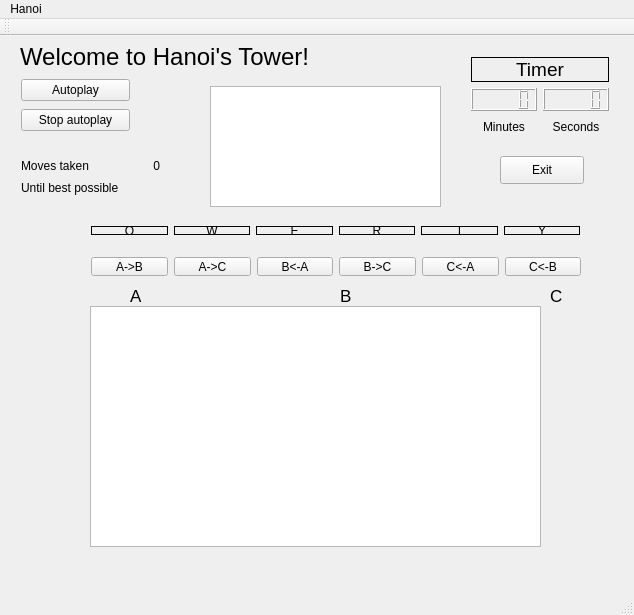
<?xml version="1.0" encoding="UTF-8"?>
<ui version="4.0">
 <class>MainWindow</class>
 <widget class="QMainWindow" name="MainWindow">
  <property name="geometry">
   <rect>
    <x>0</x>
    <y>0</y>
    <width>634</width>
    <height>615</height>
   </rect>
  </property>
  <property name="windowTitle">
   <string>MainWindow</string>
  </property>
  <widget class="QWidget" name="centralWidget">
   <widget class="QWidget" name="horizontalLayoutWidget">
    <property name="geometry">
     <rect>
      <x>80</x>
      <y>210</y>
      <width>512</width>
      <height>41</height>
     </rect>
    </property>
    <layout class="QHBoxLayout" name="horizontalLayout">
     <item>
      <widget class="QPushButton" name="push_button_ab">
       <property name="text">
        <string>A-&gt;B</string>
       </property>
      </widget>
     </item>
     <item>
      <widget class="QPushButton" name="push_button_ac">
       <property name="text">
        <string>A-&gt;C</string>
       </property>
      </widget>
     </item>
     <item>
      <widget class="QPushButton" name="push_button_ba">
       <property name="text">
        <string>B&lt;-A</string>
       </property>
      </widget>
     </item>
     <item>
      <widget class="QPushButton" name="push_button_bc">
       <property name="text">
        <string>B-&gt;C</string>
       </property>
      </widget>
     </item>
     <item>
      <widget class="QPushButton" name="push_button_ca">
       <property name="text">
        <string>C&lt;-A</string>
       </property>
      </widget>
     </item>
     <item>
      <widget class="QPushButton" name="push_button_cb">
       <property name="text">
        <string>C&lt;-B</string>
       </property>
      </widget>
     </item>
    </layout>
   </widget>
   <widget class="QGraphicsView" name="graphicsView">
    <property name="geometry">
     <rect>
      <x>90</x>
      <y>270</y>
      <width>451</width>
      <height>241</height>
     </rect>
    </property>
   </widget>
   <widget class="QWidget" name="gridLayoutWidget">
    <property name="geometry">
     <rect>
      <x>460</x>
      <y>10</y>
      <width>160</width>
      <height>101</height>
     </rect>
    </property>
    <layout class="QGridLayout" name="gridLayout">
     <item row="1" column="0">
      <widget class="QLCDNumber" name="lcd_number_minutes"/>
     </item>
     <item row="1" column="1">
      <widget class="QLCDNumber" name="lcd_number_seconds"/>
     </item>
     <item row="2" column="0">
      <widget class="QLabel" name="label_minutes">
       <property name="text">
        <string>Minutes</string>
       </property>
       <property name="alignment">
        <set>Qt::AlignCenter</set>
       </property>
      </widget>
     </item>
     <item row="2" column="1">
      <widget class="QLabel" name="label_seconds">
       <property name="text">
        <string>Seconds</string>
       </property>
       <property name="alignment">
        <set>Qt::AlignCenter</set>
       </property>
      </widget>
     </item>
     <item row="0" column="0" colspan="2">
      <widget class="QLabel" name="label_timer">
       <property name="font">
        <font>
         <pointsize>14</pointsize>
        </font>
       </property>
       <property name="frameShape">
        <enum>QFrame::Box</enum>
       </property>
       <property name="text">
        <string>Timer</string>
       </property>
       <property name="alignment">
        <set>Qt::AlignCenter</set>
       </property>
      </widget>
     </item>
    </layout>
   </widget>
   <widget class="QLabel" name="label_header">
    <property name="geometry">
     <rect>
      <x>20</x>
      <y>10</y>
      <width>361</width>
      <height>21</height>
     </rect>
    </property>
    <property name="font">
     <font>
      <pointsize>18</pointsize>
     </font>
    </property>
    <property name="text">
     <string>Welcome to Hanoi's Tower!</string>
    </property>
   </widget>
   <widget class="QLabel" name="label_A">
    <property name="geometry">
     <rect>
      <x>130</x>
      <y>250</y>
      <width>16</width>
      <height>20</height>
     </rect>
    </property>
    <property name="font">
     <font>
      <pointsize>13</pointsize>
     </font>
    </property>
    <property name="text">
     <string>A</string>
    </property>
   </widget>
   <widget class="QLabel" name="label_C">
    <property name="geometry">
     <rect>
      <x>550</x>
      <y>250</y>
      <width>16</width>
      <height>20</height>
     </rect>
    </property>
    <property name="font">
     <font>
      <pointsize>13</pointsize>
     </font>
    </property>
    <property name="text">
     <string>C</string>
    </property>
   </widget>
   <widget class="QLabel" name="label_B">
    <property name="geometry">
     <rect>
      <x>340</x>
      <y>250</y>
      <width>16</width>
      <height>20</height>
     </rect>
    </property>
    <property name="font">
     <font>
      <pointsize>13</pointsize>
     </font>
    </property>
    <property name="text">
     <string>B</string>
    </property>
   </widget>
   <widget class="QWidget" name="horizontalLayoutWidget_3">
    <property name="geometry">
     <rect>
      <x>80</x>
      <y>179</y>
      <width>511</width>
      <height>31</height>
     </rect>
    </property>
    <layout class="QHBoxLayout" name="horizontalLayout_3">
     <item>
      <widget class="QLabel" name="label_6">
       <property name="frameShape">
        <enum>QFrame::Box</enum>
       </property>
       <property name="text">
        <string>Q</string>
       </property>
       <property name="alignment">
        <set>Qt::AlignCenter</set>
       </property>
      </widget>
     </item>
     <item>
      <widget class="QLabel" name="label_5">
       <property name="frameShape">
        <enum>QFrame::Box</enum>
       </property>
       <property name="text">
        <string>W</string>
       </property>
       <property name="alignment">
        <set>Qt::AlignCenter</set>
       </property>
      </widget>
     </item>
     <item>
      <widget class="QLabel" name="label_4">
       <property name="frameShape">
        <enum>QFrame::Box</enum>
       </property>
       <property name="text">
        <string>E</string>
       </property>
       <property name="alignment">
        <set>Qt::AlignCenter</set>
       </property>
      </widget>
     </item>
     <item>
      <widget class="QLabel" name="label_3">
       <property name="frameShape">
        <enum>QFrame::Box</enum>
       </property>
       <property name="text">
        <string>R</string>
       </property>
       <property name="alignment">
        <set>Qt::AlignCenter</set>
       </property>
      </widget>
     </item>
     <item>
      <widget class="QLabel" name="label_2">
       <property name="frameShape">
        <enum>QFrame::Box</enum>
       </property>
       <property name="text">
        <string>T</string>
       </property>
       <property name="alignment">
        <set>Qt::AlignCenter</set>
       </property>
      </widget>
     </item>
     <item>
      <widget class="QLabel" name="label">
       <property name="frameShape">
        <enum>QFrame::Box</enum>
       </property>
       <property name="text">
        <string>Y</string>
       </property>
       <property name="alignment">
        <set>Qt::AlignCenter</set>
       </property>
      </widget>
     </item>
    </layout>
   </widget>
   <widget class="QLabel" name="label_win">
    <property name="geometry">
     <rect>
      <x>100</x>
      <y>309</y>
      <width>491</width>
      <height>101</height>
     </rect>
    </property>
    <property name="font">
     <font>
      <weight>75</weight>
      <bold>true</bold>
     </font>
    </property>
    <property name="frameShape">
     <enum>QFrame::NoFrame</enum>
    </property>
    <property name="text">
     <string/>
    </property>
    <property name="alignment">
     <set>Qt::AlignCenter</set>
    </property>
   </widget>
   <widget class="QWidget" name="verticalLayoutWidget">
    <property name="geometry">
     <rect>
      <x>10</x>
      <y>30</y>
      <width>131</width>
      <height>80</height>
     </rect>
    </property>
    <layout class="QVBoxLayout" name="verticalLayout">
     <item>
      <widget class="QPushButton" name="push_button_autoplay">
       <property name="text">
        <string>Autoplay</string>
       </property>
      </widget>
     </item>
     <item>
      <widget class="QPushButton" name="push_button_stop_autoplay">
       <property name="text">
        <string>Stop autoplay</string>
       </property>
      </widget>
     </item>
    </layout>
   </widget>
   <widget class="QPushButton" name="push_button_exit">
    <property name="geometry">
     <rect>
      <x>500</x>
      <y>120</y>
      <width>84</width>
      <height>28</height>
     </rect>
    </property>
    <property name="text">
     <string>Exit</string>
    </property>
   </widget>
   <widget class="QListWidget" name="list_widget">
    <property name="geometry">
     <rect>
      <x>210</x>
      <y>50</y>
      <width>231</width>
      <height>121</height>
     </rect>
    </property>
   </widget>
   <widget class="QWidget" name="gridLayoutWidget_2">
    <property name="geometry">
     <rect>
      <x>10</x>
      <y>110</y>
      <width>161</width>
      <height>61</height>
     </rect>
    </property>
    <layout class="QGridLayout" name="gridLayout_2">
     <item row="0" column="1">
      <widget class="QLabel" name="label_move_counter">
       <property name="text">
        <string>0</string>
       </property>
       <property name="alignment">
        <set>Qt::AlignRight|Qt::AlignTrailing|Qt::AlignVCenter</set>
       </property>
      </widget>
     </item>
     <item row="1" column="1">
      <widget class="QLabel" name="label_until_best">
       <property name="text">
        <string/>
       </property>
       <property name="alignment">
        <set>Qt::AlignRight|Qt::AlignTrailing|Qt::AlignVCenter</set>
       </property>
      </widget>
     </item>
     <item row="0" column="0">
      <widget class="QLabel" name="label_moves_taken">
       <property name="text">
        <string>Moves taken</string>
       </property>
      </widget>
     </item>
     <item row="1" column="0">
      <widget class="QLabel" name="label_7">
       <property name="text">
        <string>Until best possible</string>
       </property>
      </widget>
     </item>
    </layout>
   </widget>
  </widget>
  <widget class="QMenuBar" name="menuBar">
   <property name="geometry">
    <rect>
     <x>0</x>
     <y>0</y>
     <width>634</width>
     <height>25</height>
    </rect>
   </property>
   <widget class="QMenu" name="menuHanoi">
    <property name="title">
     <string>Hanoi</string>
    </property>
   </widget>
   <addaction name="menuHanoi"/>
  </widget>
  <widget class="QToolBar" name="mainToolBar">
   <attribute name="toolBarArea">
    <enum>TopToolBarArea</enum>
   </attribute>
   <attribute name="toolBarBreak">
    <bool>false</bool>
   </attribute>
  </widget>
  <widget class="QStatusBar" name="statusBar"/>
 </widget>
 <layoutdefault spacing="6" margin="11"/>
 <resources/>
 <connections>
  <connection>
   <sender>push_button_exit</sender>
   <signal>clicked()</signal>
   <receiver>MainWindow</receiver>
   <slot>close()</slot>
   <hints>
    <hint type="sourcelabel">
     <x>541</x>
     <y>175</y>
    </hint>
    <hint type="destinationlabel">
     <x>316</x>
     <y>307</y>
    </hint>
   </hints>
  </connection>
 </connections>
</ui>
